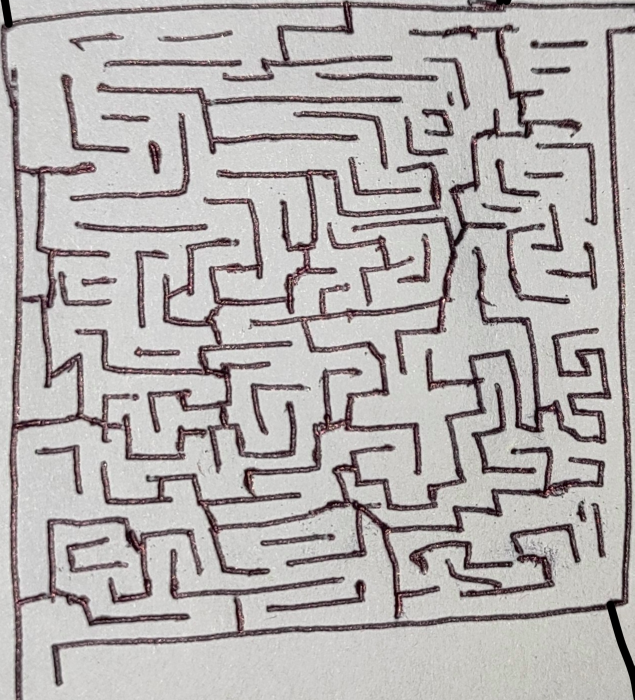
#> input picture images/maze2_crop.png, 1269 x 1400 px, found by its file name (shown at 1/2 size)
$ python maze_solver.py
#> lines starting #> are read from the running program, lines starting #| are printed output that depends on the picture; after the words box and inside, x2 and y2 are one past the last pixel; in counts of white or black regions, pixels touching at a corner belong together
# %% [markdown]
# ## Imports and utility functions

# %%
import cv2
import matplotlib.pyplot as plt
import numpy as np
import tkinter as tk
from tkinter import BOTH, RIGHT
from collections import deque
import time


# %%
# Interface to show image files
# [7 lines left out: function imshow2, not called in this run]

def plt_imshow2(img, title=""):

    ax = plt.gca()
    ax.axes.xaxis.set_visible(False)
    ax.axes.yaxis.set_visible(False)
    plt.imshow(cv2.cvtColor(img, cv2.COLOR_BGR2RGB))
    if title != "" :
        plt.title(title)
    ax = plt.gca()
    ax.axes.xaxis.set_visible(False)
    plt.show()

# %% [markdown]
# ## Import Image

# %%
img_name = "maze2_crop.png"
img = cv2.imread(img_name)
#> img is the input picture: shape (1400, 1269, 3); mean B, G, R 174.8, 175.8, 179.9

plt_imshow2(img)

# %% [markdown]
# ## Cleanup 1

# %%
img_size = (400,500)

gblur_kernel = (9,9)
gblur_alpha = 0.5

thresh = 150

# %%
img = cv2.resize(img, img_size)
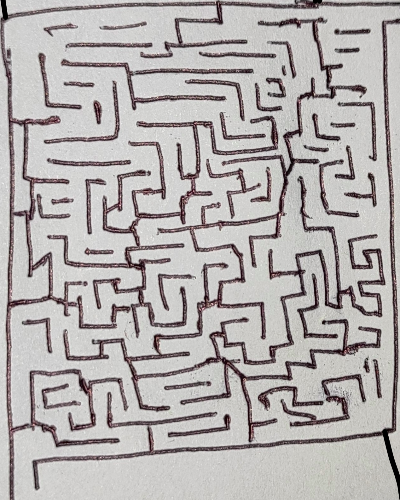
#> img: shape (500, 400, 3); mean B, G, R 174.7, 175.7, 179.8
img = cv2.cvtColor(img, cv2.COLOR_BGR2GRAY)
#> img: shape (500, 400)
plt.imshow(img, cmap="gray")


# %%
# blur
img = cv2.GaussianBlur(img, gblur_kernel, gblur_alpha)
plt_imshow2(img)
#> call 2 of plt_imshow2, with title = ''
#> in plt_imshow2 (call 2), `plt.show()`:
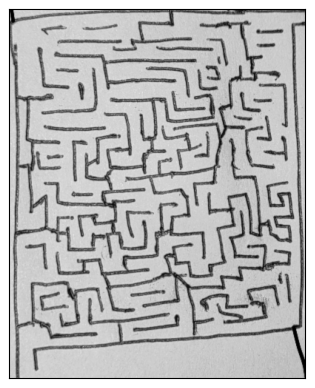
#> figure drawn by matplotlib, 1 panel

# %%
# generate image histogram
hist = np.histogram(img.flatten())
#> hist = ([861, 3801, 9001, 11764, 10041, 6541, 6109, 9050, 123737, 19095], [0, 23.5, 47, 70.5, 94, 117.5, 141, 164.5, 188, 211.5, 235])
fig, ax = plt.subplots(ncols=2, figsize=(10,5))

ax[0].hist(img.flatten())
ax[1].imshow(img, cmap="gray")

# %%
def show_threshhold(img, thresh) :
    img2 = img > thresh
    plt.imshow(img2, cmap='gray')
    return img2

# %% [markdown]
# ## Binarize

# %%
bin_img = show_threshhold(img, thresh)
#> in show_threshhold, `img2 = img > thresh`:
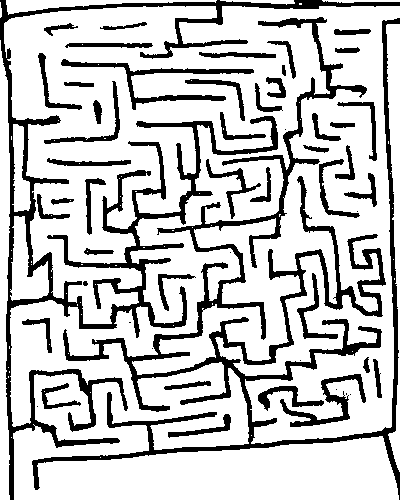
#> img2: shape (500, 400) bool; 77.7% white; 54 black regions (10 under 20 px), largest, box (x1, y1, x2, y2) and area: (32, 17, 400, 500) 17318, (0, 0, 400, 500) 14705, (61, 59, 254, 110) 1470

# %%
print(bin_img.shape)
#| (500, 400)
print(bin_img)
#> (printed output is left out)

# %%
def export(bin_img) :
    file = open("out.txt", "w")
    row, col = bin_img.shape

    file.write(str(row) + " " + str(col) + "\n")

    for i in bin_img :
        for j in i :
            if j :
                file.write("1 ")
            else :
                file.write("0 ")
        file.write("\n")
export(bin_img)

# %% [markdown]
# ## Put Maze in GUI Window

# %%

class CellManager :
    def __init__(self, nrow, ncol):
        self.padding = 5
        self.spacing = 0
        self.startx = 0 + self.padding
        self.starty = 0 + self.padding

        self.endx = -1
        self.endy = -1

        self.nrow = nrow
        self.ncol = ncol

        self.cellw = -1
        self.cellh = -1

    def set_dimensions(self, mainw, mainh):
        self.endx = mainw - self.padding
        self.endy = mainh - self.padding

        self.cellw = (self.endx - self.startx - self.ncol*self.spacing) // self.ncol
        self.cellh = (self.endy - self.starty - self.nrow*self.spacing) // self.nrow

    def get_cell_coords(self, r, c):
        stx = self.startx + c*(self.cellw + self.spacing)
        sty = self.starty + r*(self.cellh + self.spacing)
        endx = stx + self.cellw
        endy = sty + self.cellh

        return stx, sty, endx, endy

    def fill(self, canvas, r, c, color='#00ff00'):
        a,b,c,d = self.get_cell_coords(r,c)
        canvas.create_rectangle(a,b,c,d,fill=color, outline='')


# %%
nrow = bin_img.shape[0]
#> nrow = 500
ncol = bin_img.shape[1]
#> ncol = 400
WIN_WIDTH = 1200
WIN_HIEGHT = 900

wall_color = '#111111'
path_color = '#eeeeee'
visited_color = '#99dd88'
best_path_color = 'red'

root = tk.Tk()

canvas = tk.Canvas(root, height=WIN_HIEGHT, width=WIN_WIDTH, bg = 'gray')

canvas.pack(fill=BOTH)
cm = CellManager(nrow, ncol)
cm.set_dimensions(WIN_WIDTH, WIN_HIEGHT)

for i in range(0, nrow):
    for j in range(0, ncol):
        if bin_img[i][j] :
            # True => walkable
            cm.fill(canvas, i, j, path_color)
        else :
            cm.fill(canvas, i, j, wall_color)


# %%
from operator import is_


start_pos = (6,399)
end_pos = (499, 14)
# function that does bfs

diff = [ (-1,0), (1,0), (0,-1), (0,1)]

def is_valid(r,c) :
    return r>=0 and c>=0 and r<nrow and c<ncol

# [73 lines left out: function bfs_maze_solver, not called in this run]


# %%
start_button = tk.Button(root, text="Start", command=bfs_maze_solver)
start_button.pack(side=RIGHT )
root.mainloop()

# %%
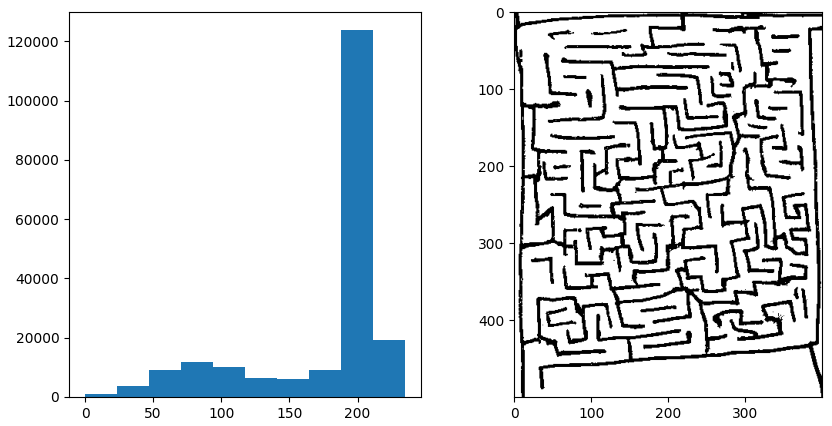
#> figure drawn by matplotlib, 2 panels; panel 1: tallest bar 123737 high, from x = 188 to 211.5
